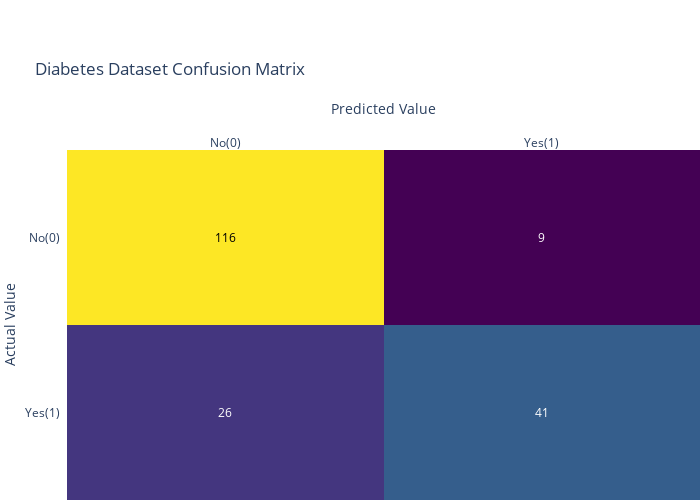
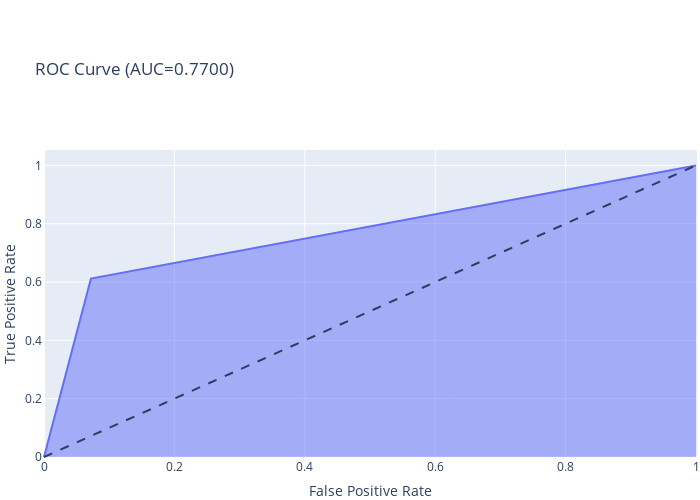

Write notebook code for charts like these, in order.
### Markdown cell above
**In the Tutorial Completion Document, describe your findings.**

b. Evaluate the above model. Then compare and discuss your findings with the demo model's results. List your observations. Plot the confusion matrix (Accuracy, Precesion, Recall and F1 Score) and ROC curve.

### Code cell
# Use the model from previous step (Activity I.a)

# To-do: Evaluate the above model.
# Then compare and discuss your findings with the demo model's results.
# List your observations. Plot the confusion matrix (Accuracy, Precesion, Recall and F1 Score) and ROC curve.

# confusion matrix
cnf_matrix = metrics.confusion_matrix(y_test, y_pred)
print(cnf_matrix)

names = ['No(0)', 'Yes(1)']

fig = ff.create_annotated_heatmap(cnf_matrix, x=names, y=names, colorscale=px.colors.sequential.Viridis)

fig.update_layout(title='Diabetes Dataset Confusion Matrix',
                  autosize=False,
                  width=700,
                  height=500,
                  margin=dict(
                      t=150,
                      l=0,
                      r=0,
                      b=0,
                  ),
                  xaxis_title='Predicted Value',
                  yaxis_categoryorder='category descending',
                  yaxis_title='Actual Value')
fig.show()

# crosstab
pd.crosstab(y_test, y_pred, rownames = ['Actual'], colnames =['Predicted'], margins = True)

# classification report
target_names = ['without diabetes', 'with diabetes']
print(classification_report(y_test, y_pred, target_names=target_names))

# ROC
from sklearn.metrics import roc_curve, auc

fpr, tpr, thresholds = roc_curve(y_test, y_pred)

fig = px.area(
    x=fpr, y=tpr,
    title=f'ROC Curve (AUC={auc(fpr, tpr):.4f})',
    labels=dict(x='False Positive Rate', y='True Positive Rate')
)
fig.add_shape(
    type='line', line=dict(dash='dash'),
    x0=0, x1=1, y0=0, y1=1
)

fig.update_layout(
    autosize=False,
    width=700,
    height=500,
    margin=dict(
        t=150,
        l=0,
        r=0,
        b=0,
    ))

fig.show()

### Figure 1 — Plotly figure (JSON) as saved in the notebook; plotly's stock layout.template omitted (floating-point values rounded to 4 significant figures)
{"data": [{"colorscale": [[0, "#440154"], [0.1111, "#482878"], [0.2222, "#3e4989"], [0.3333, "#31688e"], [0.4444, "#26828e"], [0.5556, "#1f9e89"], [0.6667, "#35b779"], [0.7778, "#6ece58"], [0.8889, "#b5de2b"], [1, "#fde725"]], "reversescale": false, "showscale": false, "type": "heatmap", "x": ["No(0)", "Yes(1)"], "y": ["No(0)", "Yes(1)"], "z": [[116, 9], [26, 41]]}], "layout": {"annotations": [{"font": {"color": "#000000"}, "showarrow": false, "text": "116", "x": "No(0)", "xref": "x", "y": "No(0)", "yref": "y"}, {"font": {"color": "#FFFFFF"}, "showarrow": false, "text": "9", "x": "Yes(1)", "xref": "x", "y": "No(0)", "yref": "y"}, {"font": {"color": "#FFFFFF"}, "showarrow": false, "text": "26", "x": "No(0)", "xref": "x", "y": "Yes(1)", "yref": "y"}, {"font": {"color": "#FFFFFF"}, "showarrow": false, "text": "41", "x": "Yes(1)", "xref": "x", "y": "Yes(1)", "yref": "y"}], "autosize": false, "height": 500, "margin": {"b": 0, "l": 0, "r": 0, "t": 150}, "title": {"text": "Diabetes Dataset Confusion Matrix"}, "width": 700, "xaxis": {"dtick": 1, "gridcolor": "rgb(0, 0, 0)", "side": "top", "ticks": "", "title": {"text": "Predicted Value"}}, "yaxis": {"categoryorder": "category descending", "dtick": 1, "ticks": "", "ticksuffix": "  ", "title": {"text": "Actual Value"}}}}

### Figure 2 — Plotly figure (JSON) as saved in the notebook; plotly's stock layout.template omitted (floating-point values rounded to 4 significant figures)
{"data": [{"fillpattern": {"shape": ""}, "hovertemplate": "False Positive Rate=%{x}<br>True Positive Rate=%{y}<extra></extra>", "legendgroup": "", "line": {"color": "#636efa"}, "marker": {"symbol": "circle"}, "mode": "lines", "name": "", "orientation": "v", "showlegend": false, "stackgroup": "1", "type": "scatter", "x": [0, 0.072, 1], "xaxis": "x", "y": [0, 0.6119, 1], "yaxis": "y"}], "layout": {"autosize": false, "height": 500, "legend": {"tracegroupgap": 0}, "margin": {"b": 0, "l": 0, "r": 0, "t": 150}, "shapes": [{"line": {"dash": "dash"}, "type": "line", "x0": 0, "x1": 1, "y0": 0, "y1": 1}], "title": {"text": "ROC Curve (AUC=0.7700)"}, "width": 700, "xaxis": {"anchor": "y", "domain": [0, 1], "title": {"text": "False Positive Rate"}}, "yaxis": {"anchor": "x", "domain": [0, 1], "title": {"text": "True Positive Rate"}}}}
